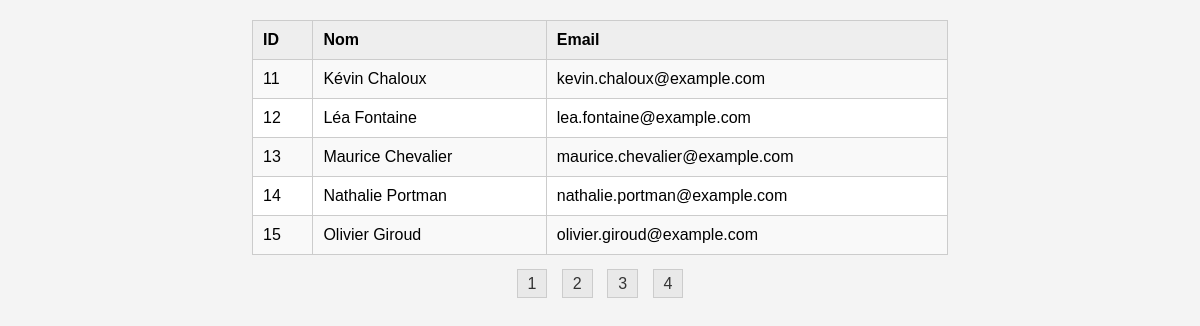
The page /exo8/index.php?page=3 on the database its author committed.
### tables this page shows
CREATE TABLE IF NOT EXISTS users (
    id INT AUTO_INCREMENT PRIMARY KEY,
    nom VARCHAR(100) NOT NULL,
    email VARCHAR(100) NOT NULL
);

### exo8/index.php (the view, shortened to what this page needs)
<!DOCTYPE html>
<html lang="fr">
<head>
    <link rel="stylesheet" href="style.css">
</head>
<body>
<?php
$host = "localhost";
$username = "root";
$password = "";
$dbname = "exo8";
$conn = new mysqli($host, $username, $password, $dbname);
$utilisateursParPage = 5;
$page = isset($_GET['page']) ? (int)$_GET['page'] : 1;
$start = ($page - 1) * $utilisateursParPage;
$result = $conn->query("SELECT COUNT(id) AS total FROM users");
$row = $result->fetch_assoc();
$totalUtilisateurs = $row['total'];
$totalPages = ceil($totalUtilisateurs / $utilisateursParPage);
$sql = "SELECT id, nom, email FROM users LIMIT $start, $utilisateursParPage";
$result = $conn->query($sql);
if ($result->num_rows > 0) {
    echo "<table><tr><th>ID</th><th>Nom</th><th>Email</th></tr>";
    while($row = $result->fetch_assoc()) {
        echo "<tr><td>" . $row["id"] . "</td><td>" . $row["nom"] . "</td><td>" . $row["email"] . "</td></tr>";
    }
    echo "</table>";
    for ($i = 1; $i <= $totalPages; $i++) {
        echo "<a href='?page=$i'>$i</a> ";
    }
} else {
    echo "0 résultats";
}
?>
</body>
</html>

### exo8/style.css (style rules this page uses)
body { font-family: 'Arial', sans-serif; background-color: #f4f4f4; margin: 20px; text-align: center; }
table { width: 60%; margin: 20px auto; border-collapse: collapse; background-color: #fff; }
th, td { padding: 10px; border: 1px solid #ccc; text-align: left; }
th { background-color: #eee; }
tr:nth-child(even) { background-color: #f9f9f9; }
a { margin: 5px; padding: 5px 10px; border: 1px solid #ccc; background-color: #e9e9e9; color: #333; text-decoration: none; }

### rows shown on the page
users: id "11", nom "Kévin Chaloux", email "kevin.chaloux@example.com"
users: id "12", nom "Léa Fontaine", email "lea.fontaine@example.com"
users: id "13", nom "Maurice Chevalier", email "maurice.chevalier@example.com"
users: id "14", nom "Nathalie Portman", email "nathalie.portman@example.com"
users: id "15", nom "Olivier Giroud", email "olivier.giroud@example.com"
